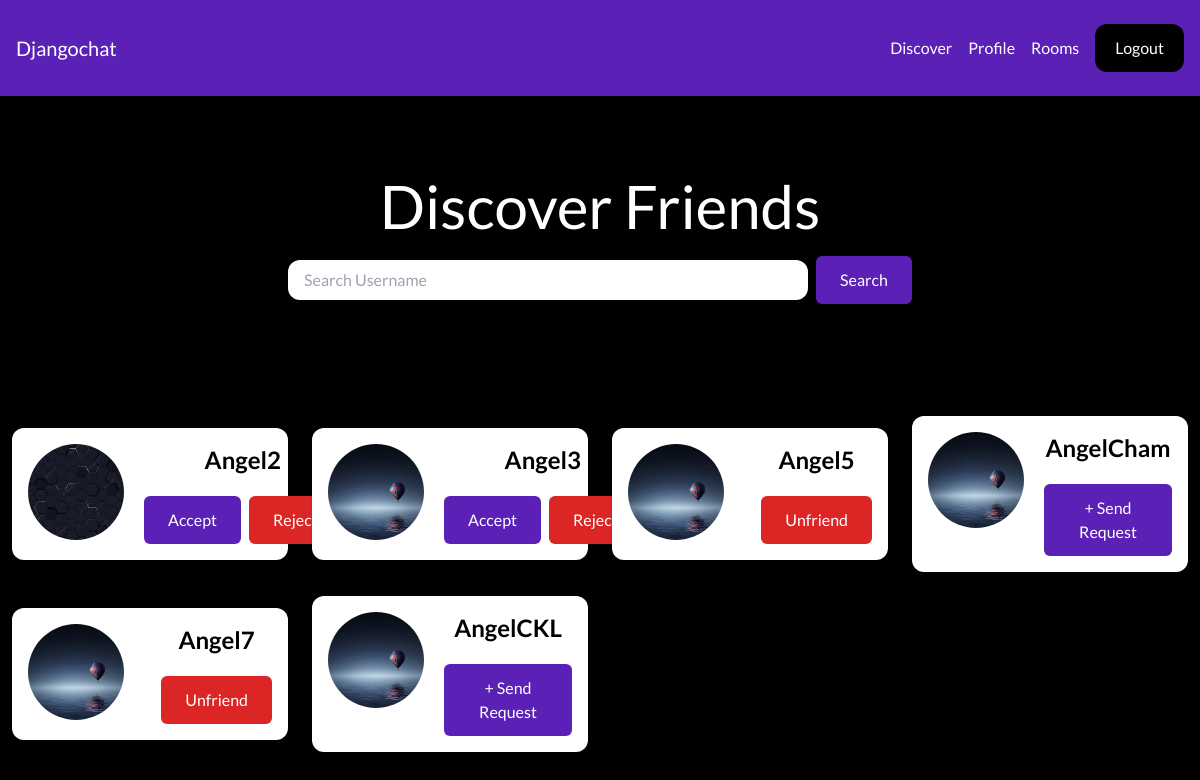
Screenshot of /friends/ (signed in) with the database file from the repository.
### core/models.py (models this page shows, shortened)
class Profile(models.Model):
    user = models.OneToOneField(User, on_delete=models.CASCADE)
    image = models.ImageField(default='default.jpg', upload_to='profile_pics')

### friend/views.py (the view)
# urls.py: path('friends/', include('friend.urls')),
@login_required
def friends(request):
    user = request.user
    try:
        friend_list = FriendList.objects.get(user=user)
    except FriendList.DoesNotExist:
        friend_list = FriendList(user=user)
        friend_list.save()
    my_friends = friend_list.friends.all()
    if 'q' in request.GET:
        q = request.GET.get('q')
        friends = Profile.objects.filter(user__is_superuser=False, user__username__icontains=q).exclude(user=user).select_related('user')
    else:
        friends = Profile.objects.filter(user__is_superuser=False).exclude(user=user).select_related('user')
    friend_list = []
    is_friend = False
    request_sent = FriendRequestStatus.NO_REQUEST_SENT.value
    pending_friend_reqest_id = -1
    for friend in friends:
        if my_friends.filter(pk=friend.user.id):
            is_friend = True
        else:
            is_friend = False
            if get_friend_request_or_false(sender=friend.user, receiver=user) != False:
                request_sent = FriendRequestStatus.THEM_SENT_TO_YOU.value
                pending_friend_reqest_id = get_friend_request_or_false(sender=friend.user, receiver=user).id
            elif get_friend_request_or_false(sender=user, receiver=friend.user) != False:
                request_sent = FriendRequestStatus.YOU_SENT_TO_THEM.value
            else:
                request_sent = FriendRequestStatus.NO_REQUEST_SENT.value
        friend_data = {
            'friend_profile': friend,
            'is_friend': is_friend,
            'request_sent': request_sent,
            'pending_friend_reqest_id': pending_friend_reqest_id,
        }
        friend_list.append(friend_data)
    context = {'friends': friend_list}
    return render(request, 'friend/friends.html', context)

### friend/utils.py (called while the page is built)
def get_friend_request_or_false(sender, receiver):
    try:
        return FriendRequest.objects.get(sender=sender, receiver=receiver, is_active=True)
    except FriendRequest.DoesNotExist:
        return False

### friend/templates/friend/friends.html (shortened to what this page needs)
{% extends 'core/base.html' %}
{% block content %}
<div class="p-10 lg:p-20 text-center flex flex-col gap-5 justify-center">
    <h1 class="text-3xl lg:text-6xl text-white">Discover Friends</h1>
        <form class="mb-5 flex gap-2 justify-center items-center">
            <input type="text" name="q" placeholder="Search Username" class="w-2/4 px-4 py-2 rounded-xl" >
            <button type="submit" class="btn_primary">Search</button>
        </form>
</div>
<div class="w-full flex flex-wrap items-center">
    {% for friend in friends %}
    <div class="w-full lg:w-1/4 px-3 py-3">
        <div class="p-4 bg-white shadow rounded-xl text-center flex gap-5 justify-between">
            <img class="rounded-full h-24 w-24 object-cover" src="{{ friend.friend_profile.image.url }}" alt="image">
            <div class="flex flex-col justify-center">
                <h2 class="mb-5 text-2xl font-semibold">{{ friend.friend_profile.user.username}}</h2>
                {% if friend.is_friend == False %}
                    {% if friend.request_sent == -1 %}
                    <button id="send_friend_request_btn" data-friend-id="{{ friend.friend_profile.user.id }}" class="btn_primary">+ Send Request</button>
                    {% endif %}
                    {% if friend.request_sent == 0 %}
                    <div class="flex gap-2">
                        <button id="accept_friend_request_btn" data-request-id="{{ friend.pending_friend_reqest_id }}" class="btn_primary">Accept</button>
                        <button id="reject_friend_request_btn" data-request-id="{{ friend.pending_friend_reqest_id }}" class="btn_error">Reject</button>
                    </div>
                    {% endif %}
                {% else %}
                    <button id="unfriend_request_btn" data-unfriend-id="{{ friend.friend_profile.user.id }}" class="btn_error">Unfriend</button>
                {% endif %}
            </div>
        </div>
    </div>
    {% endfor %}
</div>
{% endblock %}

### core/templates/core/base.html (shortened to what this page needs)
<!DOCTYPE html>
<html>
    {% load static %}
    <head>
        <link href="{% static 'css/tailwind.css' %}" rel="stylesheet">
        <link href="{% static 'css/custom.css' %}" rel="stylesheet">
    </head>
    <body class="bg-black font-customFont">
        <nav class="flex item-center justify-between px-4 py-6 bg-violet-800">
            <div class="my-auto">
                <a href="/" class="text-xl text-white">Djangochat</a>
            </div>
            <div class="flex items-center space-x-4">
                {% if request.user.is_authenticated %}
                <a href="/friends/" class="text-white hover:text-gray-200">Discover</a>
                <a href="/profile/" class="text-white hover:text-gray-200">Profile</a>
                <a href="/rooms/" class="text-white hover:text-gray-200">Rooms</a>
                <a href="/logout/" class="px-5 py-3 rounded-xl text-white bg-black">Logout</a>
                {% else %}
                <a href="/login/" class="text-white hover:text-gray-200">Log in</a>
                <a href="/signup/" class="px-5 py-3 rounded-xl text-white bg-black">Sign Up</a>
                {% endif %}
            </div>
        </nav>
        {% block content%}
        {% endblock %}
    </body>
</html>

### static/css/custom.css (style rules this page uses)
.btn_primary { padding: 0.75rem 1.5rem; background-color: #5b21b6; color: #fff; border-radius: 0.375rem; transition: background-color 0.3s ease; }
.btn_error { padding: 0.75rem 1.5rem; background-color: #DC2626; color: #fff; border-radius: 0.375rem; transition: background-color 0.3s ease; }

### rows the page displays
Profile: friend_profile.image (picture), friend_profile.user.username "Angel2"
Profile: friend_profile.image (placeholder picture), friend_profile.user.username "Angel3"
Profile: friend_profile.image (placeholder picture), friend_profile.user.username "Angel5"
Profile: friend_profile.image (placeholder picture), friend_profile.user.username "AngelCham"
Profile: friend_profile.image (placeholder picture), friend_profile.user.username "Angel7"
Profile: friend_profile.image (placeholder picture), friend_profile.user.username "AngelCKL"
